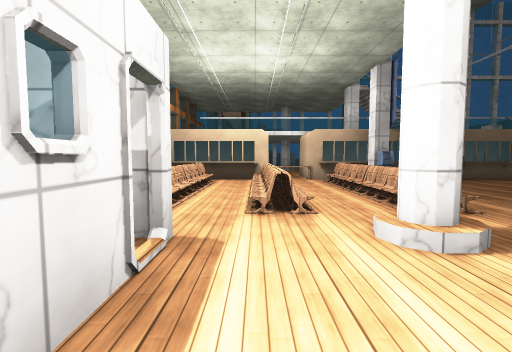
view 1 (above)

24 first-person views from a walk through a Unity game level. The camera is 1.3 m above the floor, tilts 4° down and sees 85° across. The floor is counted in squares, 2 m on a side. Each view is taken from the middle of a square. On the plan, view 1 faces up. The plan holds only what a view shows up to about 9 squares ahead; the rest is blank. The place goes on beyond the plan. The player is left out. Surface patterns are stand-ins for the level's own textures.

view 2
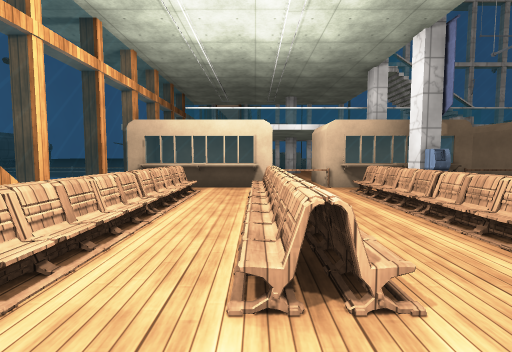

view 3
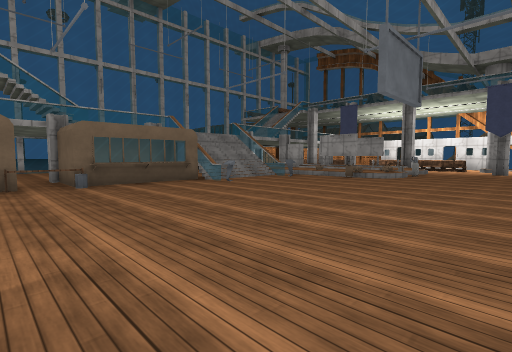

view 4
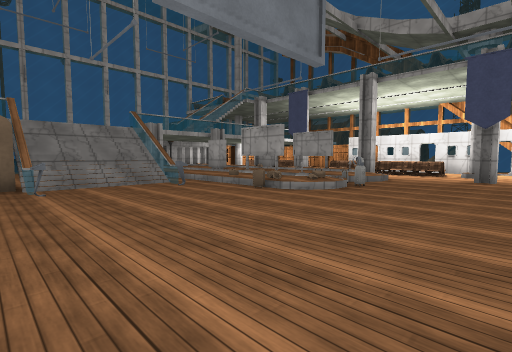

view 5
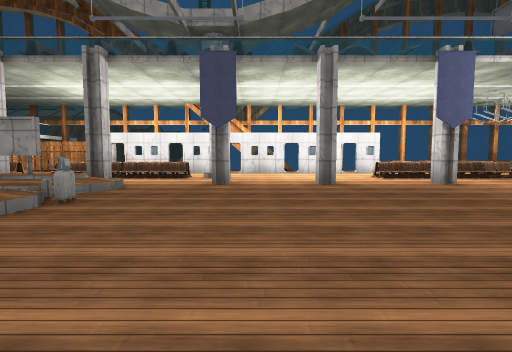

view 6
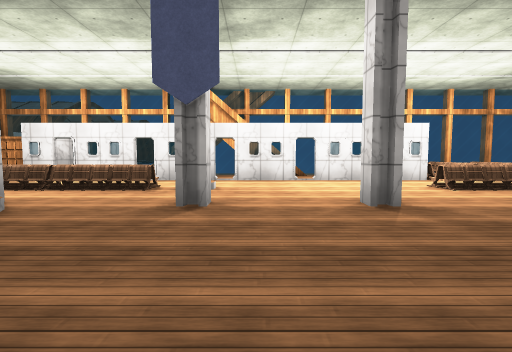

view 7
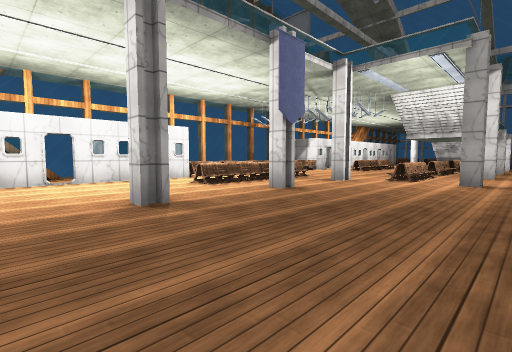

view 8
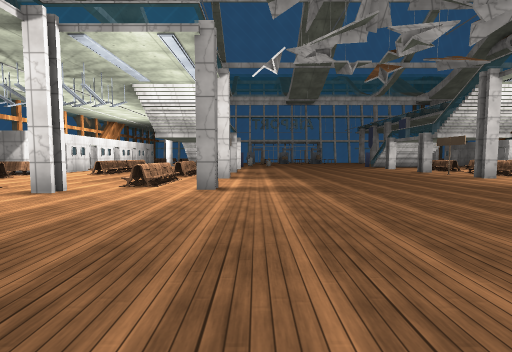

view 9
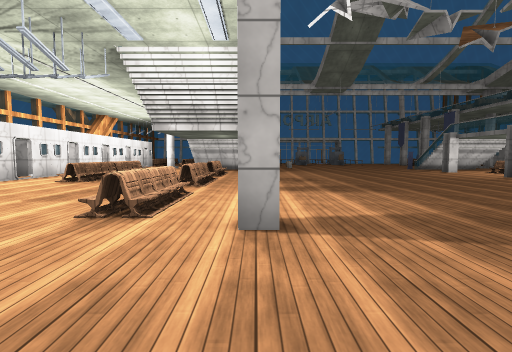

view 10
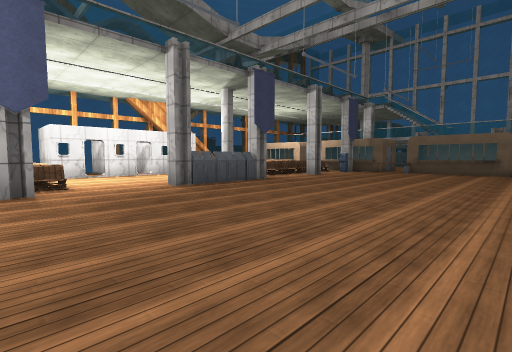

view 11
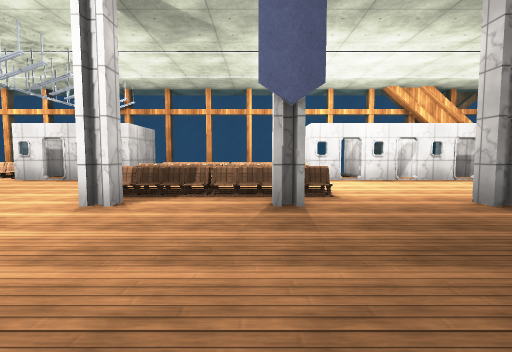

view 12
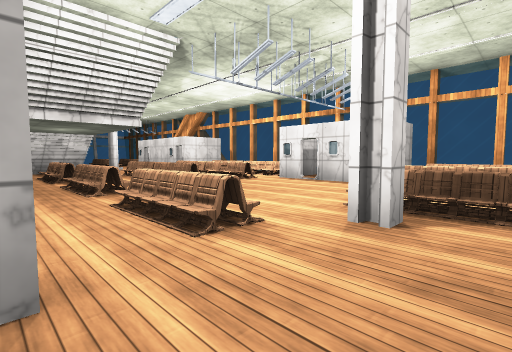

view 13
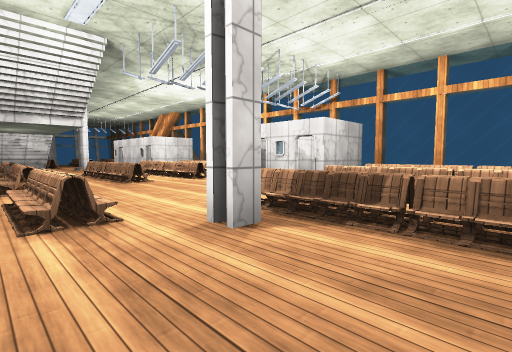

view 14
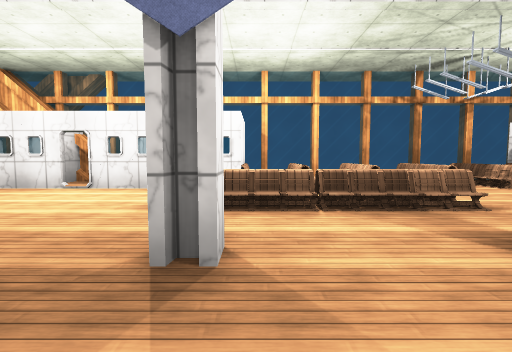

view 15
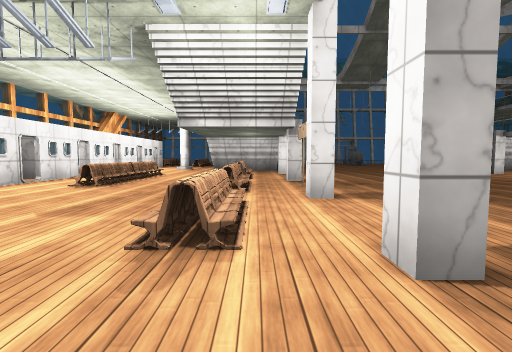

view 16
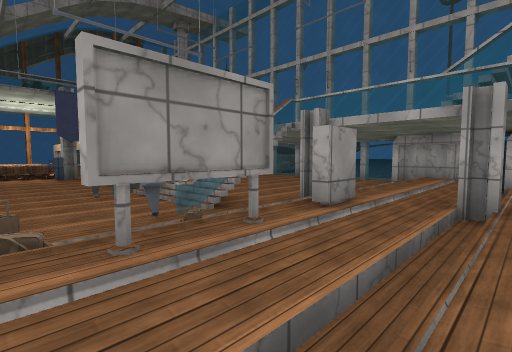

view 17
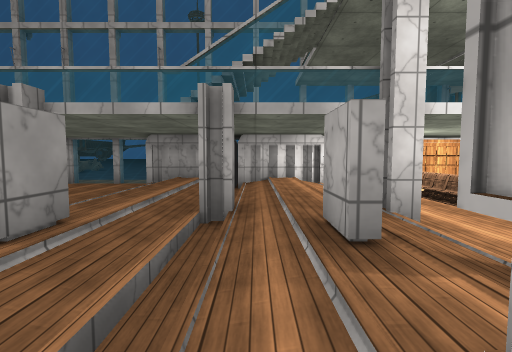

view 18
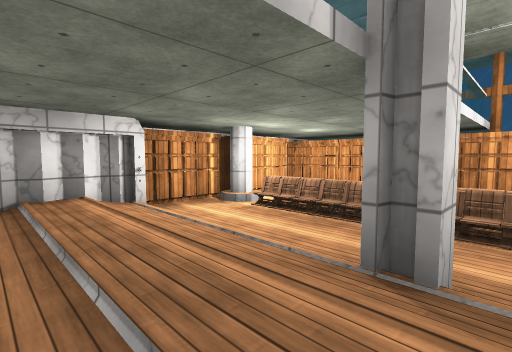

view 19
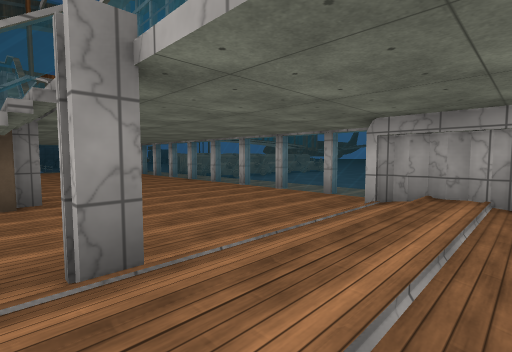

view 20
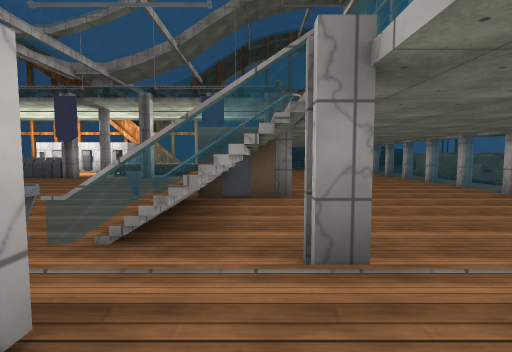

view 21
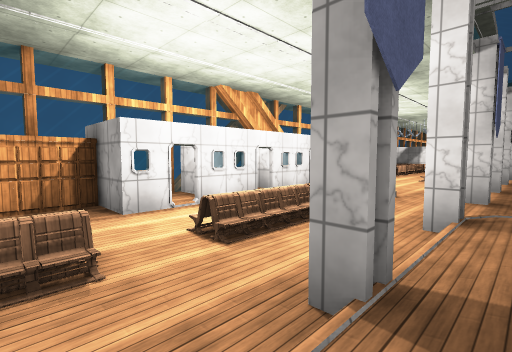

view 22
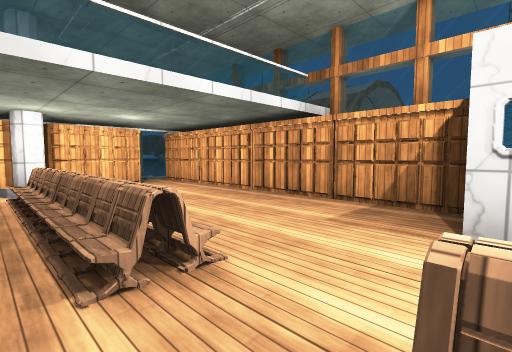

view 23
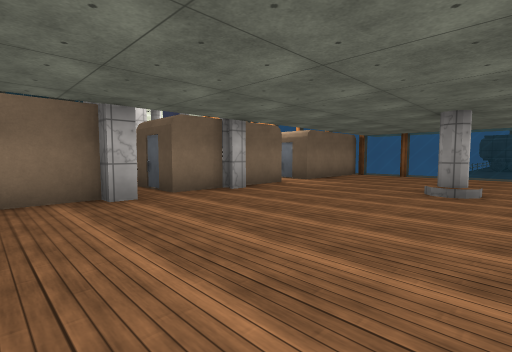

view 24
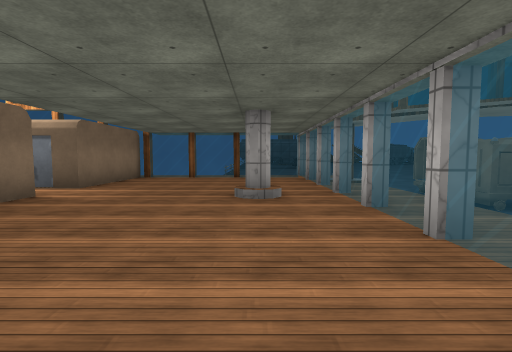

### Floor plan
Key: @ floor where view 1 was taken; # wall or solid block; x gap in a wall; . main floor; : floor 0.25 m higher than the main floor; + floor 0.5 m higher than the main floor; / step, stairs or slope; = window, fence, low wall or low ledge; B bench; M cash machine; F fence; A bag; T terminal; O other object.
Columns run from 3 left of view 1 to 23 right of it. Each row starts with its distance up from view 1.
 16  ##OOO
 15  ===== ========#        ==
 14 =..............### #####.#
 13 =...#...........####..# .#
 12 =...............////..B .#
 11 =...............////..B..#
 10 =..............#//#/..B..#
  9 =OOO.O#O.#OO#/#.////#.B..#
  8 =OO OOOOFOOO///.#//#.....#
  7 = OO.BM.....O.O.///#..B.##
  6 = B:.B..........#//#..B.x.
  5 = B+.B.........A#///#.B.##=
  4  #B+.B........../AO/..B.x #
  3  # .#B................B.###
  2  ##...#.............#...x.
  1  ##...T.................###
  0   x@..T...... ..........x.#
 -1  ##..........  .....#...##=
 -2  ##..........  .........x
 -3   O .B....... ........B.x
 -4     .B..............#.B.O#=
 -5  =B .B....  ..........B.O#=
 -6 ==B .B.... .........#.B  B=
 -7 =OB .B.B/#.......#BB..B.  =
 -8 =##....B/...............BO=
 -9 =##....x/...............BO=
-10   x....B/ ........BB....  =
-11  #OB.B.B/  ........ ..B.#O=
-12   B .B.B/ ......... ..B..
-13   B  B.B/#....... OO..B.##
-14      B.O/     ..     .B x

Positions as (right, up) in squares from view 1, and headings:
1: (0, 0), facing up
2: (0, 2), facing up
3: (4, 1), facing up-right
4: (8, 1), facing up-right
5: (10, 1), facing right
6: (13, 1), facing right
7: (13, 1), facing down-right
8: (13, -1), facing down
9: (14, -4), facing down
10: (9, -4), facing up-left
11: (7, -4), facing left
12: (6, -5), facing down-left
13: (5, -4), facing down-left
14: (15, -4), facing right
15: (15, -5), facing down
16: (15, 5), facing up-left
17: (15, 6), facing up
18: (15, 9), facing up-right
19: (14, 9), facing up-left
20: (14, 9), facing left
21: (16, 9), facing down-right
22: (18, 7), facing up-right
23: (7, 14), facing down-left
24: (6, 13), facing left
